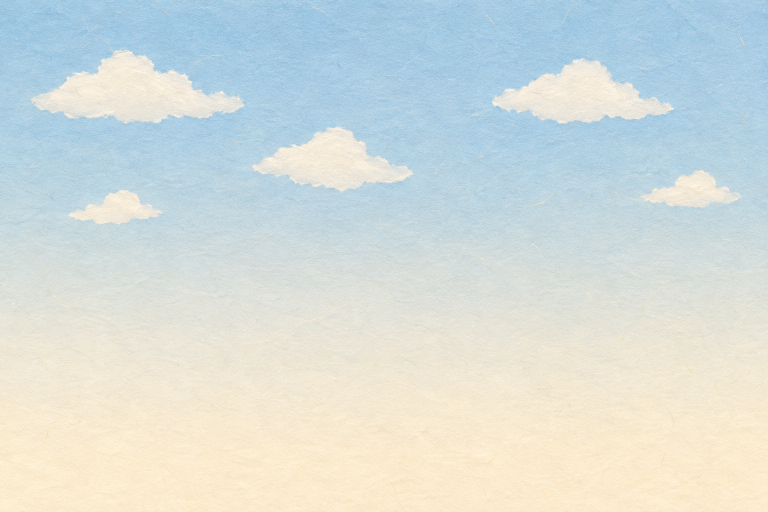
#> input picture assets/generated/bg-square-sky_v03.png, 1536 x 1024 px (shown at 1/2 size)
$ python -i make_cards.py   (imports and definitions only)
#> lines starting #> are read from the running program, lines starting #| are printed output that depends on the picture
"""第六幕代理：a7_c001 三張大紙卡、a7_c002 口訣卡的卡片圖（程式排版；標題與口訣文字由 app/src/sets/a6_shop.ts 在執行時排版）。

用法：
  /opt/anaconda3/bin/python3 review/G5/a6/scripts/make_cards.py [--c1 圖 --c2 圖 --c3 圖]
  預設來源：review/G5/a6/cards_src/a3_c002_9.0.png、a4_c012_6.0.png、a5_c006_6.0.png
  （capture_cards.mjs 從目前的 a3／a4／a5 畫面擷取、不含字幕；驗收包產生後可改用
   review/G5/a3/pack/capture/keyframes、a4、a5 的關鍵影格重跑，卡片位置與尺寸不變）
輸出：assets/final/sets/a6_shop/card-{1,2,3}_v01.png（1050×810）、card-mnemonic_v01.png（1400×620）
卡片＝米色厚紙卡（圓角、牛皮紙邊、深色細邊）＋上方空白標題列＋插畫窗（來源影格裁切、略降彩、加紙紋）；圖裡沒有任何文字。
"""
import argparse
import json
import sys
from pathlib import Path

import numpy as np
from PIL import Image, ImageDraw, ImageEnhance, ImageFilter

ROOT = Path(__file__).resolve().parents[4]
sys.path.insert(0, str(ROOT / "review/G5/shared_art/scripts"))
import paperdraw as PD  # noqa: E402

OUT = ROOT / "assets/final/sets/a6_shop"
SRC = ROOT / "review/G5/a6/cards_src"
FIN = ROOT / "assets/final"
INK = (78, 62, 51, 255)
PAPER = (247, 239, 222, 255)
KRAFT = (190, 150, 104, 255)


# [50 lines left out: functions rounded_mask, card_base, illustration, make_card, not called in this run]


def pose_crop(path, top_frac=0.0, bot_frac=0.6):
#> called with top_frac = 0, bot_frac = 0.6
    im = Image.open(path).convert("RGBA")
    a = np.array(im)[..., 3] > 128
#> a: shape (1024, 1536) bool; every value is 1
    ys, xs = np.nonzero(a)
    y0, y1 = ys.min(), ys.max()
#> y0 = 0; y1 = 1023
    hgt = y1 - y0
#> hgt = 1023
    c = im.crop((0, int(y0 + top_frac * hgt), im.width, int(y0 + bot_frac * hgt)))
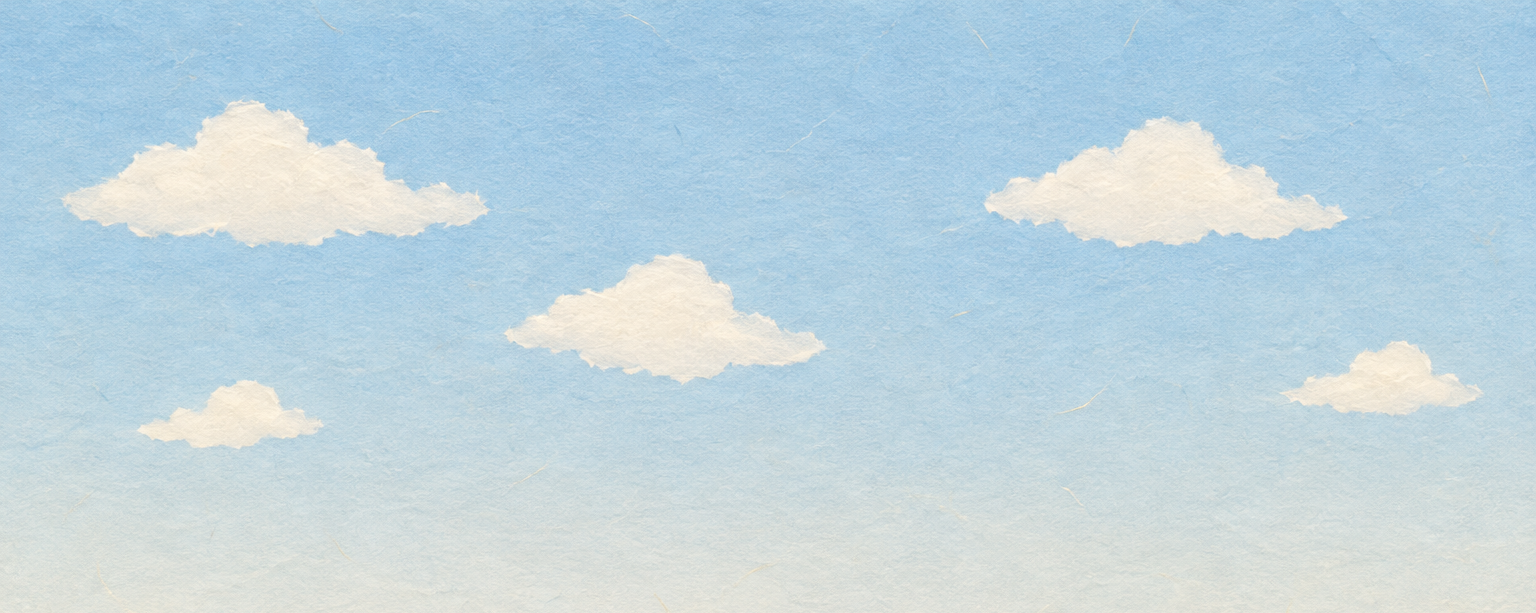
#> c: PIL image 1536x613 RGBA; mean R, G, B, A 191.3, 213, 223, 255
    bb = c.getbbox()
#> bb = (0, 0, 1536, 613)
    return c.crop(bb) if bb else c


# [36 lines left out: functions make_mnemonic, main, not called in this run]


# [2 lines not run here, left out]

>>> result = pose_crop('../../../../assets/generated/bg-square-sky_v03.png')
